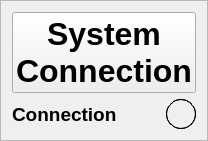
           <widget class="QFrame" name="system_check_button_frame">
            <property name="sizePolicy">
             <sizepolicy hsizetype="Expanding" vsizetype="Preferred">
              <horstretch>0</horstretch>
              <verstretch>0</verstretch>
             </sizepolicy>
            </property>
            <property name="minimumSize">
             <size>
              <width>184</width>
              <height>0</height>
             </size>
            </property>
            <property name="frameShape">
             <enum>QFrame::Shape::StyledPanel</enum>
            </property>
            <property name="frameShadow">
             <enum>QFrame::Shadow::Raised</enum>
            </property>
            <layout class="QVBoxLayout" name="verticalLayout">
             <item>
              <layout class="QHBoxLayout" name="horizontalLayout">
               <item>
                <widget class="QPushButton" name="btn_system_connect">
                 <property name="sizePolicy">
                  <sizepolicy hsizetype="Expanding" vsizetype="Expanding">
                   <horstretch>0</horstretch>
                   <verstretch>0</verstretch>
                  </sizepolicy>
                 </property>
                 <property name="font">
                  <font>
                   <pointsize>24</pointsize>
                   <bold>true</bold>
                  </font>
                 </property>
                 <property name="text">
                  <string>System 
Connection</string>
                 </property>
                </widget>
               </item>
              </layout>
             </item>
             <item>
              <layout class="QHBoxLayout" name="horizontalLayout_2">
               <item>
                <widget class="QLabel" name="lbl_connection_status">
                 <property name="font">
                  <font>
                   <pointsize>14</pointsize>
                   <bold>true</bold>
                  </font>
                 </property>
                 <property name="text">
                  <string>Connection</string>
                 </property>
                </widget>
               </item>
               <item>
                <widget class="QFrame" name="system_check_circle">
                 <property name="minimumSize">
                  <size>
                   <width>30</width>
                   <height>30</height>
                  </size>
                 </property>
                 <property name="maximumSize">
                  <size>
                   <width>30</width>
                   <height>30</height>
                  </size>
                 </property>
                 <property name="styleSheet">
                  <string notr="true">border-radius: 15px;  
    border: 1px solid black;
    width: 30px;
    height: 30px;
    background: qradialgradient(
        cx:0.5,cy:0.3,radius:1
        stop: 0 rgb(240, 240, 240),  
        stop: 0.8 rgb(100, 100, 100),
        stop: 1 rgb(240, 240, 240)   
    );</string>
                 </property>
                 <property name="frameShape">
                  <enum>QFrame::Shape::StyledPanel</enum>
                 </property>
                 <property name="frameShadow">
                  <enum>QFrame::Shadow::Raised</enum>
                 </property>
                 <widget class="QFrame" name="indicator_connection">
                  <property name="geometry">
                   <rect>
                    <x>0</x>
                    <y>0</y>
                    <width>30</width>
                    <height>30</height>
                   </rect>
                  </property>
                  <property name="minimumSize">
                   <size>
                    <width>30</width>
                    <height>30</height>
                   </size>
                  </property>
                  <property name="maximumSize">
                   <size>
                    <width>30</width>
                    <height>30</height>
                   </size>
                  </property>
                  <property name="styleSheet">
                   <string notr="true">border-radius: 15px;  
    border: 1px solid black;
    width: 30px;
    height: 30px;
    background: qradialgradient(
        cx:0.5,cy:0.3,radius:1
        stop: 0 rgb(240, 240, 240),  
        stop: 0.8 rgb(100, 100, 100),
        stop: 1 rgb(240, 240, 240)   
    );</string>
                  </property>
                  <property name="frameShape">
                   <enum>QFrame::Shape::StyledPanel</enum>
                  </property>
                  <property name="frameShadow">
                   <enum>QFrame::Shadow::Raised</enum>
                  </property>
                 </widget>
                </widget>
               </item>
              </layout>
             </item>
            </layout>
           </widget>
